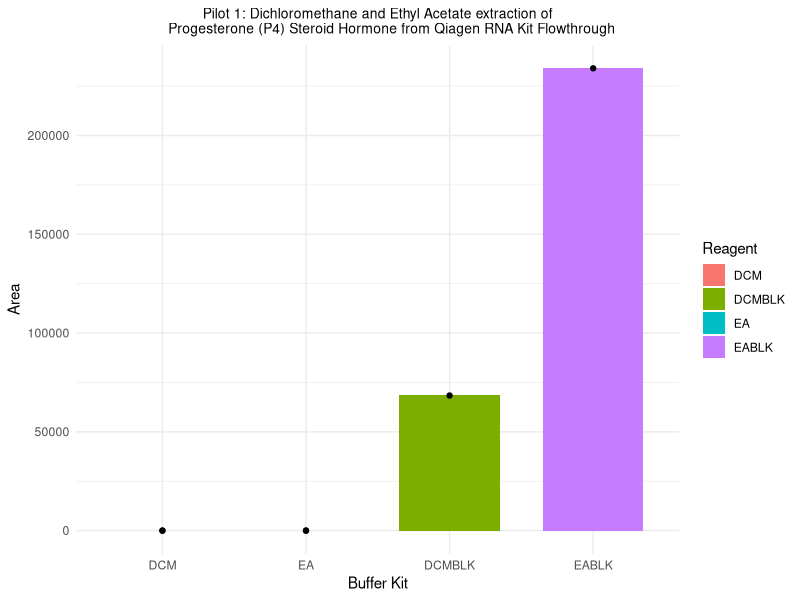
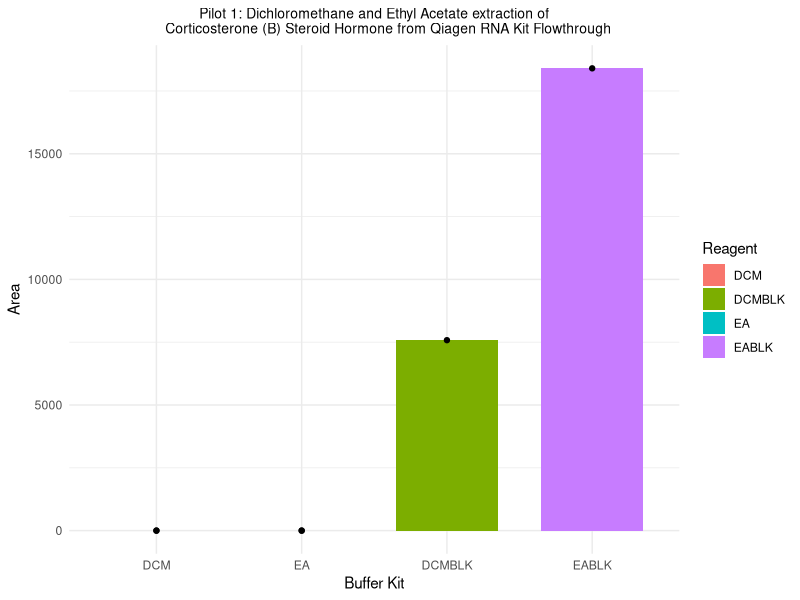
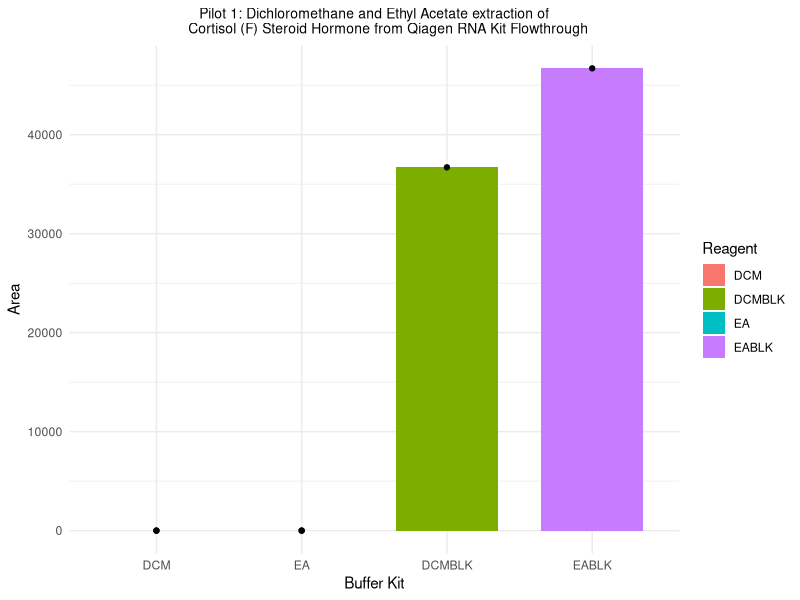

These charts were generated, in order, by the following R code:
## August 10 2023 - Pilot 1
# Reagents: Ethyl Acetate (EA) and Dichloromethane (DCM)

# Load necessary libraries
library(tidyverse)
library(ggplot2)
library(cowplot)
library(forcats)
library(dplyr)

# Initial read of csv data from Multiquant
pilot1_data <- read.csv("data/aug10data_DCMEA.csv")
pilot1_data

# Cleaning data types
pilot1_data_cleaned <- pilot1_data %>%
  mutate(area_p4 = as.numeric(area_p4)) %>% 
  mutate(area_f = as.numeric(area_f)) %>% 
  mutate(area_b = as.numeric(area_b)) %>% 
  mutate(reagent = as.factor(reagent)) %>%
  mutate(area_p4 = coalesce(area_p4, 0)) %>%  # Removal of NA values - keep?
  mutate(area_f = coalesce(area_f, 0)) %>% 
  mutate(area_b = coalesce(area_b, 0)) %>% 
  as.data.frame()

pilot1_data_cleaned

# Plotting bar graph of pilot 1 area data per treatment
# P4 Progesterone graph
pilot1_bar_p4 <- 
  ggplot() + 
  geom_bar(data = pilot1_data_cleaned,
           aes(x = fct_inorder(reagent), 
               y = (area_p4),
               fill = as.factor(reagent)),
           stat = "identity",
           position = "dodge",
           width = 0.7,
           na.rm = TRUE
  ) +
  geom_jitter(data = pilot1_data_cleaned,
              aes(x = reagent,
                  y = area_p4),
              stat = "identity",
              position = position_jitter(height = 0,
                                         width = 0)) +
  
  labs(title = "Pilot 1: Dichloromethane and Ethyl Acetate extraction of
       Progesterone (P4) Steroid Hormone from Qiagen RNA Kit Flowthrough",
       x = "Buffer Kit",
       y = "Area",
       fill = "Reagent"
  ) +
  
  theme_minimal() +
  theme(plot.title = element_text(hjust = 0.5, size = 10)
  )  

pilot1_bar_p4

# B Corticosterone graph
pilot1_bar_b <- 
  ggplot() + 
  geom_bar(data = pilot1_data_cleaned,
           aes(x = fct_inorder(reagent), 
               y = (area_b),
               fill = as.factor(reagent)),
           stat = "identity",
           position = "dodge",
           width = 0.7,
           na.rm = TRUE
  ) +
  geom_jitter(data = pilot1_data_cleaned,
              aes(x = reagent,
                  y = area_b),
              stat = "identity",
              position = position_jitter(height = 0,
                                         width = 0)) +
  
  labs(title = "Pilot 1: Dichloromethane and Ethyl Acetate extraction of
       Corticosterone (B) Steroid Hormone from Qiagen RNA Kit Flowthrough",
       x = "Buffer Kit",
       y = "Area",
       fill = "Reagent"
  ) +
  
  theme_minimal() +
  theme(plot.title = element_text(hjust = 0.5, size = 10)
  )  

pilot1_bar_b

# F Cortisol graph
pilot1_bar_f <- 
  ggplot() + 
  geom_bar(data = pilot1_data_cleaned,
           aes(x = fct_inorder(reagent), 
               y = (area_f),
               fill = as.factor(reagent)),
           stat = "identity",
           position = "dodge",
           width = 0.7,
           na.rm = TRUE
  ) +
  geom_jitter(data = pilot1_data_cleaned,
              aes(x = reagent,
                  y = area_f),
              stat = "identity",
              position = position_jitter(height = 0,
                                         width = 0)) +
  
  labs(title = "Pilot 1: Dichloromethane and Ethyl Acetate extraction of
       Cortisol (F) Steroid Hormone from Qiagen RNA Kit Flowthrough",
       x = "Buffer Kit",
       y = "Area",
       fill = "Reagent"
  ) +
  
  theme_minimal() +
  theme(plot.title = element_text(hjust = 0.5, size = 10)
  )  

pilot1_bar_f

